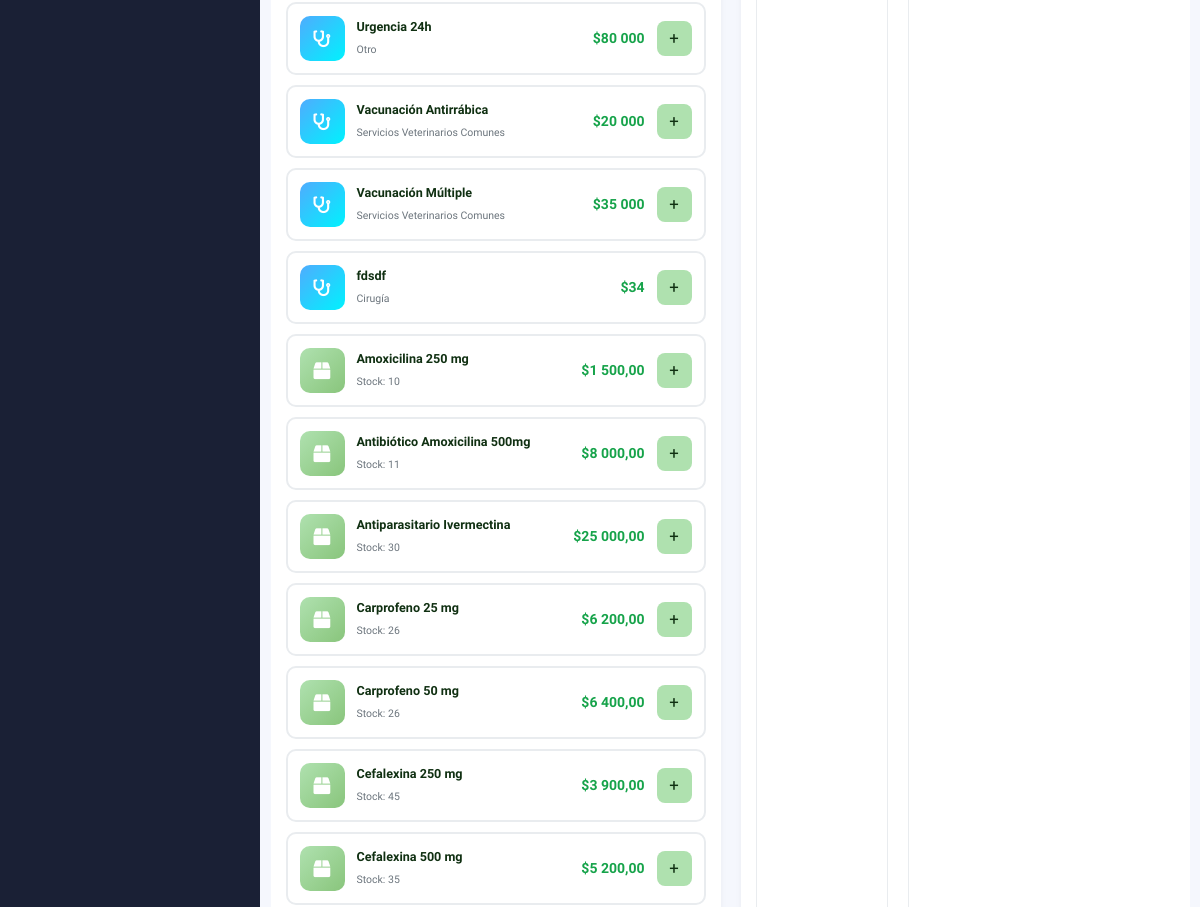
Page /caja/ (signed in, middle part) on the earlier database version.
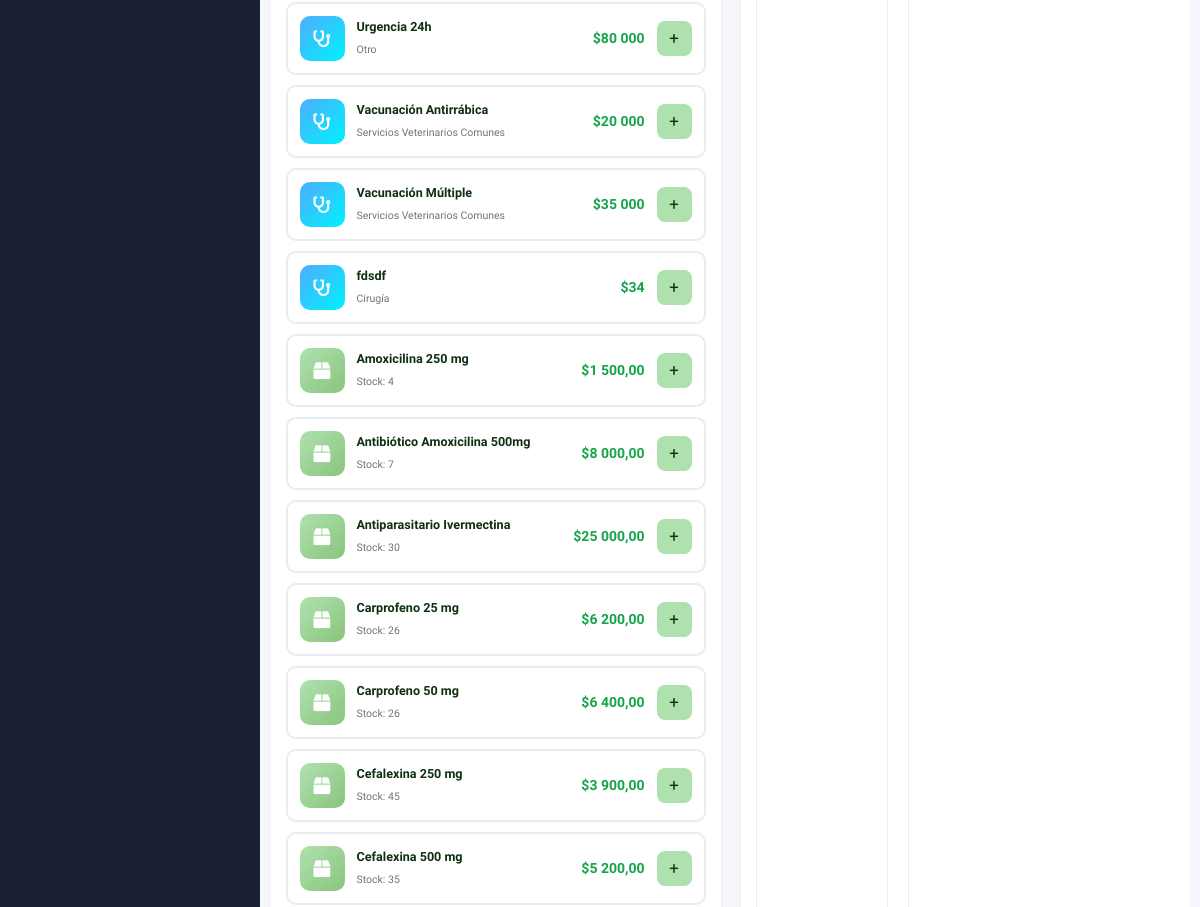
Same page on the later database version.
### inventario/models.py (models this page shows, shortened)
class Insumo(models.Model):
    TIPO_MOVIMIENTO_CHOICES = [
        ('entrada', 'Entrada'),
        ('salida', 'Salida'),
        ('registro_inicial', 'Registro Inicial'),
    ]
    FORMATO_CHOICES = [
        ('liquido', 'Líquido'),
        ('pastilla', 'Pastilla'),
        ('pipeta', 'Pipeta'),
        ('inyectable', 'Inyectable'),
        ('polvo', 'Polvo'),
        ('crema', 'Crema'),
        ('otro', 'Otro'),
    ]
    idInventario = models.AutoField(primary_key=True)
    medicamento = models.CharField(max_length=255)
    marca = models.CharField(max_length=100, blank=True, null=True)
    sku = models.CharField(max_length=100, blank=True, null=True)
    tipo = models.CharField(max_length=100, blank=True, null=True)
    formato = models.CharField(max_length=50, choices=FORMATO_CHOICES, blank=True, null=True)
    descripcion = models.TextField(blank=True, null=True)
    especie = models.CharField(max_length=100, blank=True, null=True)
    stock_actual = models.IntegerField(default=0)
    stock_minimo = models.IntegerField(default=10, help_text="Nivel mínimo de stock (rojo)")
    stock_medio = models.IntegerField(default=20, help_text="Nivel medio de stock (naranja)")
    precio_venta = models.DecimalField(max_digits=10, decimal_places=2, null=True, blank=True)
    archivado = models.BooleanField(default=False, help_text="Producto archivado (no se muestra en listado activo)")
    dosis_ml = models.DecimalField(max_digits=10, decimal_places=2, null=True, blank=True, help_text="Dosis en ml (para líquidos)")
    ml_contenedor = models.DecimalField(max_digits=10, decimal_places=2, null=True, blank=True, help_text="ML por contenedor")
    cantidad_pastillas = models.IntegerField(null=True, blank=True, help_text="Cantidad de pastillas")
    unidades_pipeta = models.IntegerField(null=True, blank=True, help_text="Unidades de pipeta")
    peso_kg = models.DecimalField(max_digits=10, decimal_places=2, null=True, blank=True, help_text="Peso de referencia en kg")
    tiene_rango_peso = models.BooleanField(default=False, help_text="¿Tiene rango de peso específico?")
    peso_min_kg = models.DecimalField(max_digits=10, decimal_places=2, null=True, blank=True, help_text="Peso mínimo en kg")
    peso_max_kg = models.DecimalField(max_digits=10, decimal_places=2, null=True, blank=True, help_text="Peso máximo en kg")
    precauciones = models.TextField(blank=True, null=True)
    contraindicaciones = models.TextField(blank=True, null=True)
    efectos_adversos = models.TextField(blank=True, null=True)
    fecha_creacion = models.DateTimeField(auto_now_add=True, null=True, blank=True)
    ultimo_ingreso = models.DateTimeField(null=True, blank=True)
    ultimo_movimiento = models.DateTimeField(null=True, blank=True)
    tipo_ultimo_movimiento = models.CharField(max_length=20, choices=TIPO_MOVIMIENTO_CHOICES, null=True, blank=True)
    usuario_ultimo_movimiento = models.ForeignKey(settings.AUTH_USER_MODEL, on_delete=models.SET_NULL, null=True, blank=True)
    class Meta:
        db_table = 'inventario'
        verbose_name = 'Insumo'
        verbose_name_plural = 'Insumos'
        ordering = ['medicamento']

### caja/views.py (the view)
# urls.py: path('', views.caja, name='cashregister'),
@login_required
def caja(request):
    if not (request.user.is_superuser or request.user.is_staff or request.user.rol in ['recepcion', 'administracion']):
        return redirect('dashboard:dashboard')
    productos = Insumo.objects.all()
    servicios = Servicio.objects.all()
    return render(request, 'cash_register.html', {
        'productos': productos,
        'servicios': servicios,
    })

### cuentas/models.py (called while the page is built)
    def get_rol_display_custom(self):
        if self.is_staff and self.is_superuser:
            return 'Administración'
        return self.get_rol_display()

### caja/templates/cash_register.html (shortened to what this page needs)
{% extends 'partials/base.html' %}
{% load static %}
{% load humanize %}
{% block extra_css %}
<link rel="stylesheet" href="{% static 'caja/css/cash_register.css' %}">
{% endblock %}
{% block content %}
<div class="cash-layout">
    <div class="cash-main">
        <div class="products-section">
            <div class="products-list" id="productsList">
                {% for servicio in servicios %}
                <div class="product-list-item" data-category="servicios"
                    onclick="addToCart('{{ servicio.nombre|escapejs }}', {{ servicio.precio }})">
                    <div class="icon" style="background: linear-gradient(135deg, #4facfe 0%, #00f2fe 100%);">
                        <i class="fas fa-stethoscope"></i>
                    </div>
                    <div class="info">
                        <h6>{{ servicio.nombre }}</h6>
                        <p>{{ servicio.categoria }}</p>
                    </div>
                    <div class="price">${{ servicio.precio|intcomma }}</div>
                    <button class="add-btn">+</button>
                </div>
                {% empty %}
                <p class="empty-section">No hay servicios registrados.</p>
                {% endfor %}
{% for producto in productos %}
<div class="product-list-item" data-category="productos"
    onclick="addToCart('{{ producto.medicamento|escapejs }}', {{ producto.precio_venta }})">
    <div class="icon">
        <i class="fas fa-box"></i>
    </div>
    <div class="info">
        <h6>{{ producto.medicamento }}</h6>
        <p>Stock: {{ producto.stock_actual }} {{ producto.unidad_medida }}</p>
    </div>
    <div class="price">${{ producto.precio_venta|intcomma }}</div>
    <button class="add-btn">+</button>
</div>
{% empty %}
<p class="empty-section">No hay productos en inventario.</p>
{% endfor %}
            </div>
        </div>
        <div class="cart-section">
            <div class="shopping-cart">
                <div class="cart-grid">
                    <div>
                        <div id="cartItems" class="cart-items">
                        </div>
                    </div>
                    <div class="cart-right">
                        <div id="cartTotal"
                            style="display: none; flex: 1; display: flex; flex-direction: column; min-height: 0;">
                            <div style="flex: 1; overflow-y: auto; min-height: 0; padding-right: 5px;">
                            </div>
                        </div>
                    </div>
                </div>
            </div>
        </div>
    </div>
</div>
{% endblock %}

Differences in the rows shown:
changed Insumo "Amoxicilina 250 mg": stock_actual "10" → "4"
changed Insumo "Antibiótico Amoxicilina 500mg": stock_actual "11" → "7"
